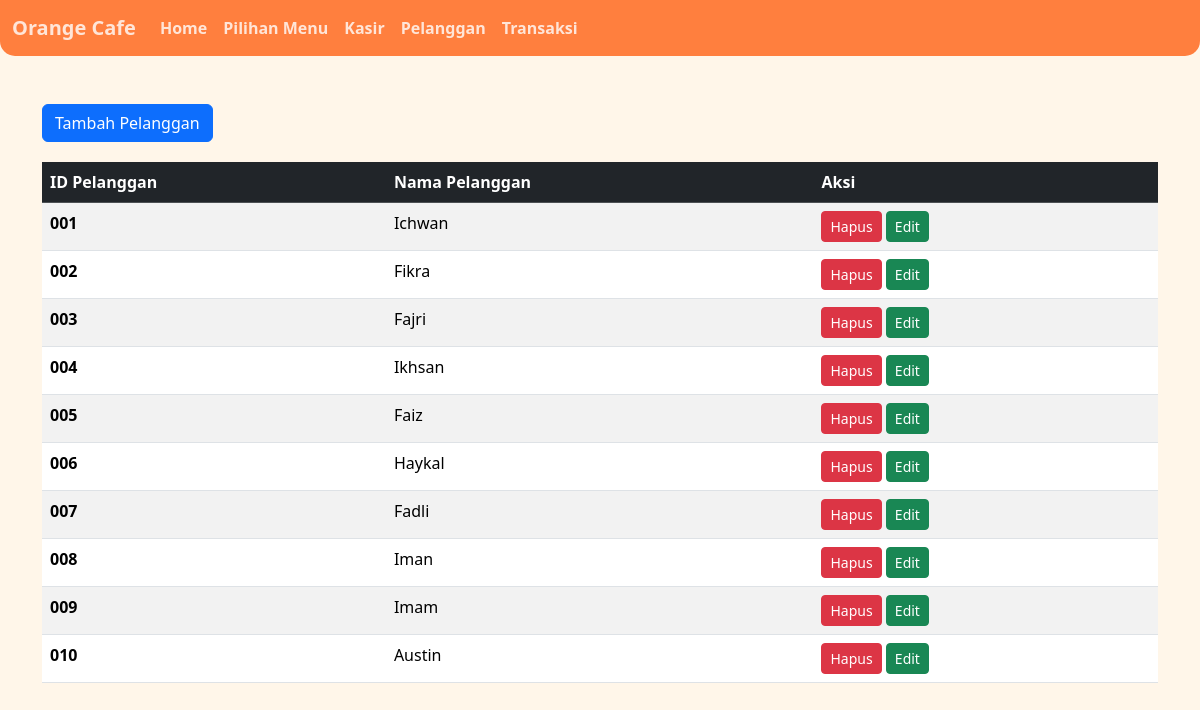
The app's page /pelanggan.php with its own data.
### tables this page shows
CREATE TABLE `tabel_pelanggan` (
  `Id_Pelanggan` char(3) NOT NULL,
  `Pelanggan` varchar(50) DEFAULT NULL
);

### pelanggan.php (the view, shortened to what this page needs)
<?php
include('koneksi.php');
$query = "SELECT * FROM tabel_pelanggan ORDER BY Id_Pelanggan ASC";
$result = mysqli_query($conn, $query);
?>
<!doctype html>
<html lang="en">
  <head>
    <link href="https://cdn.jsdelivr.net/npm/bootstrap@5.3.0/dist/css/bootstrap.min.css" rel="stylesheet">
  </head>
  <body>
    <?php include("navbar.php"); ?>
    <div class="container mt-5">
      <button type="button" class="btn btn-primary" data-bs-toggle="modal" data-bs-target="#exampleModal">
        Tambah Pelanggan
      </button>
      <table class="table table-striped table-hover">
        <thead class="table-dark">
          <tr>
            <th scope="col">ID Pelanggan</th>
            <th scope="col">Nama Pelanggan</th>
            <th scope="col">Aksi</th>
          </tr>
        </thead>
        <tbody>
          <?php while($data = mysqli_fetch_assoc($result)): ?>
          <tr>
            <th scope="row"><?= $data['Id_Pelanggan']?></th>
            <td><?= $data['Pelanggan'] ?></td>
            <td>
              <a href="hapus_pelanggan.php?id=<?= $data['Id_Pelanggan']?>" class="btn btn-danger btn-sm">Hapus</a>
              <a href="edit_pelanggan.php?id=<?= $data['Id_Pelanggan']?>" class="btn btn-success btn-sm">Edit</a>
            </td>
          </tr>
          <?php endwhile; ?>
        </tbody>
      </table>
    </div>
  </body>
</html>

### navbar.php (shortened to what this page needs)
<!DOCTYPE html>
<html lang="en">
  <head>
    <link
      href="https://cdn.jsdelivr.net/npm/bootstrap@5.3.3/dist/css/bootstrap.min.css"
      rel="stylesheet"
    />
  </head>
  <body>
    <div class="anonymus">
      <nav class="navbar navbar-expand-lg navbar-custom">
        <div class="container-fluid d-flex justify-content-between">
          <a class="navbar-brand" href="#">Orange Cafe</a>
          <div class="collapse navbar-collapse" id="navbarNavAltMarkup">
            <div class="navbar-nav">
              <a class="nav-link" href="index.php">Home</a>
              <a class="nav-link" href="menu.php">Pilihan Menu</a>
              <a class="nav-link" href="kasir.php">Kasir</a>
              <a class="nav-link" href="pelanggan.php">Pelanggan</a>
              <a class="nav-link" href="transaksi.php">Transaksi</a>
            </div>
          </div>
        </div>
      </nav>
    </div>
  </body>
</html>

### pelanggan.php (style rules this page uses)
body { background-color: #f8f9fa; }
.table { margin-top: 20px; }
.btn-primary { background-color: #007bff; border: none; }
body { background-image: none; background-color: #FFF6E9; }

### navbar.php (style rules this page uses)
.navbar-custom { background-color: #ff7f3e; border-bottom-left-radius: 15px; border-bottom-right-radius: 15px; margin-bottom: 20px; }
.navbar-custom .navbar-brand { color: rgba(255, 255, 255, 0.8); font-weight: bold; }
.navbar-custom .nav-link { color: rgba(255, 255, 255, 0.8); font-weight: bold; }
body { background-image: url("gambar/1.jpeg"); background-size: cover; background-repeat: no-repeat; background-attachment: fixed; width: 100%; height: 100%; }

### records on screen
tabel_pelanggan: Id_Pelanggan "001", Pelanggan "Ichwan"
tabel_pelanggan: Id_Pelanggan "002", Pelanggan "Fikra"
tabel_pelanggan: Id_Pelanggan "003", Pelanggan "Fajri"
tabel_pelanggan: Id_Pelanggan "004", Pelanggan "Ikhsan"
tabel_pelanggan: Id_Pelanggan "005", Pelanggan "Faiz"
tabel_pelanggan: Id_Pelanggan "006", Pelanggan "Haykal"
tabel_pelanggan: Id_Pelanggan "007", Pelanggan "Fadli"
tabel_pelanggan: Id_Pelanggan "008", Pelanggan "Iman"
tabel_pelanggan: Id_Pelanggan "009", Pelanggan "Imam"
tabel_pelanggan: Id_Pelanggan "010", Pelanggan "Austin"
